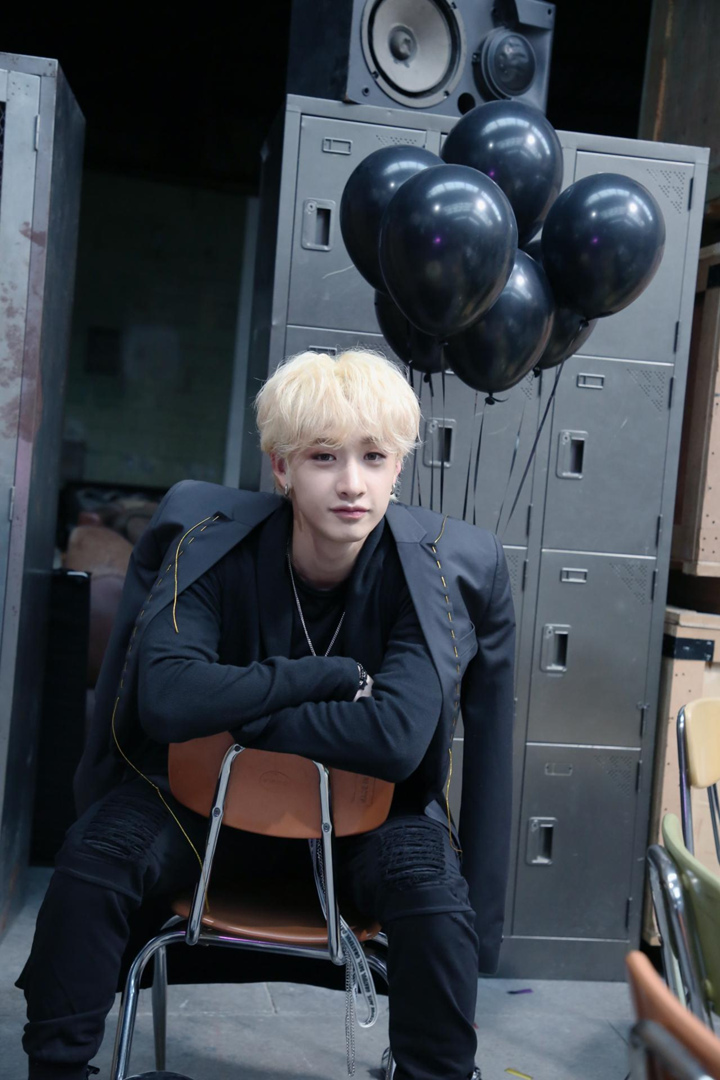
#> input picture bangchan.jpg, 720 x 1080 px
$ python ai2.py
#> lines starting #> are read from the running program, lines starting #| are printed output that depends on the picture; after the words box and inside, x2 and y2 are one past the last pixel; in counts of white or black regions, pixels touching at a corner belong together
import cv2 as cv
import numpy as np
image = cv.imread("bangchan.jpg")
#> image is the input picture: shape (1080, 720, 3); mean B, G, R 74.4, 66.9, 60.8
# cv.imshow("image", image)
blank = np.zeros(image.shape[:2], dtype="uint8")
# cv.imshow("blank", blank)
mask = cv.circle(blank, (image.shape[1]//2, image.shape[0]//2), 100, 255, -1)
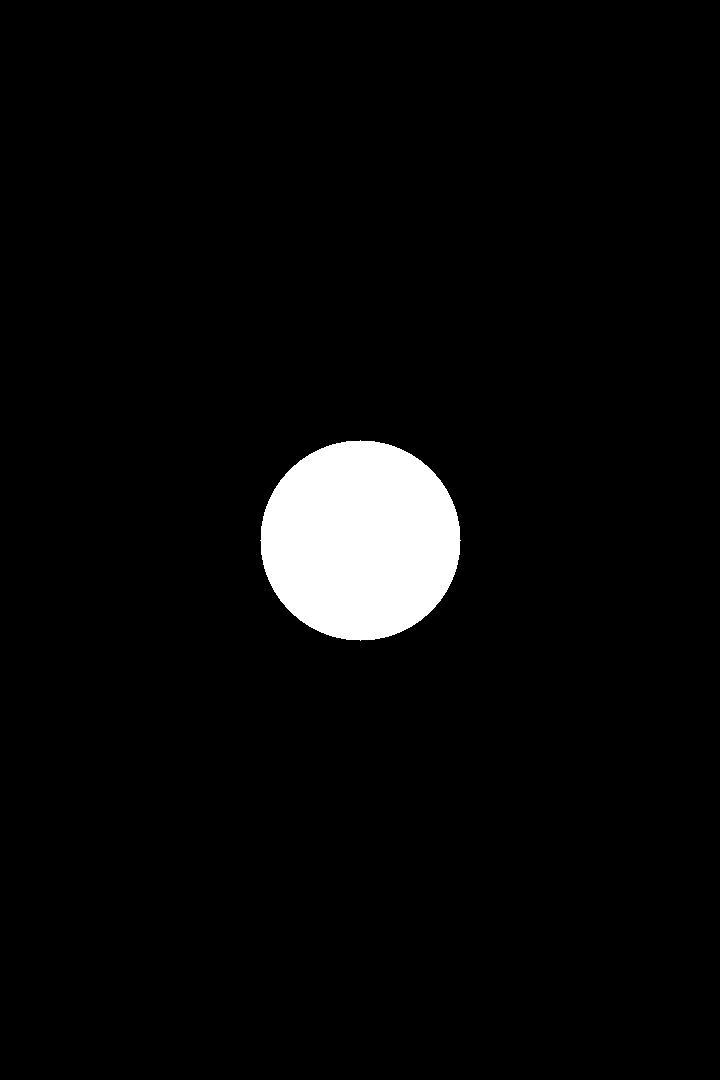
#> blank: shape (1080, 720); 4% white; 1 white region, box (x1, y1, x2, y2) and area: (260, 440, 461, 641) 31417
# cv.imshow("circle", mask)
# mask = cv.rectangle(blank,(image.shape[1]//2, image.shape[0]//2),(image.shape[1]//2 +100, image.shape[0]//2 +100), 255, -1)
circle = cv.circle(blank.copy(), (image.shape[1]//2, image.shape[0]//2), 100, 255, -1)
rect = cv.rectangle(blank.copy(), (30,30),(370,370), 255, -1)
# masked1 = cv.bitwise_and(circle, rect )
masked = cv.bitwise_and(image, image, mask=mask)
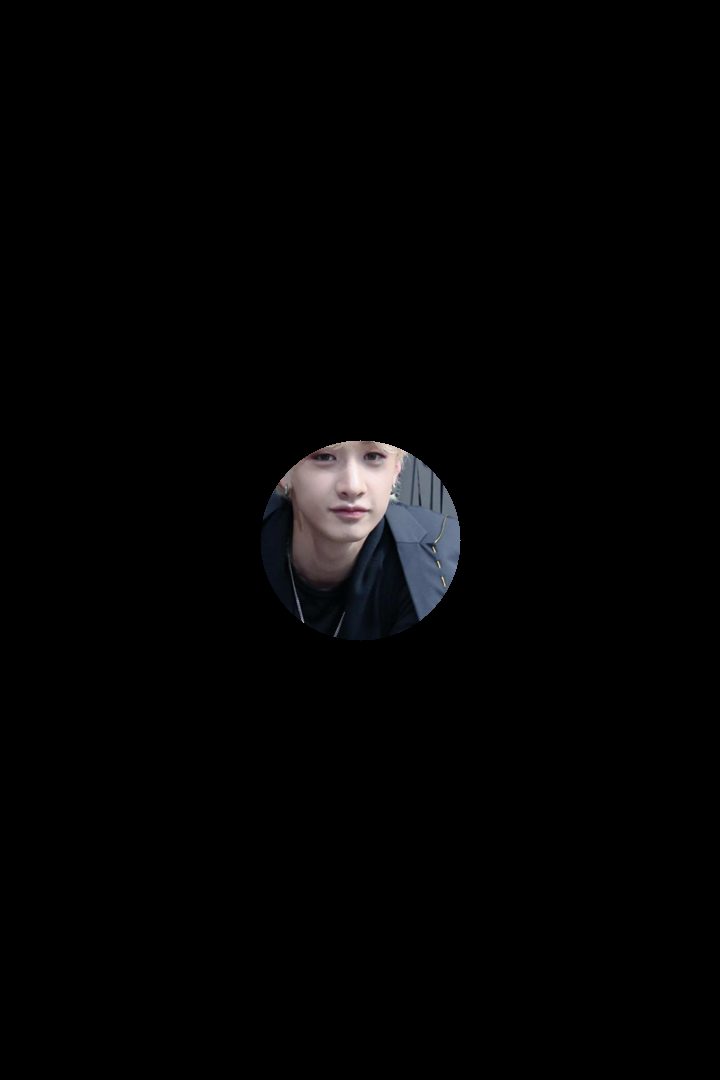
#> masked: shape (1080, 720, 3); mean B, G, R 3.5, 3.3, 3.4
cv.imshow("masked", masked)


cv.waitKey(0)

$ run again, with yeoo.jpg copied over bangchan.jpg
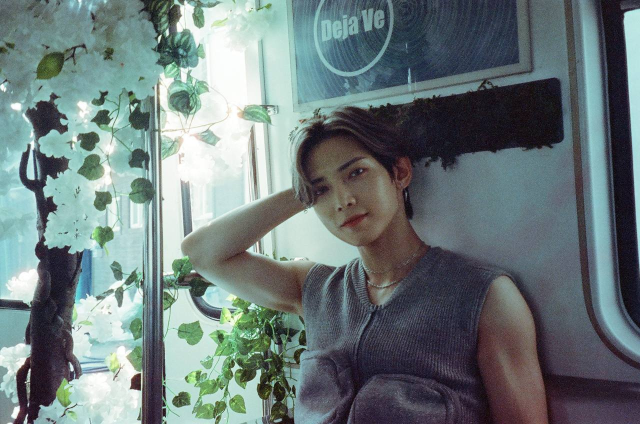
#> input picture yeoo.jpg, 1280 x 848 px (shown at 1/2 size)
#> image is the input picture: shape (848, 1280, 3); mean B, G, R 123.1, 122.5, 108.8
#> `mask = cv.circle(blank, (image.shape[1]//2, image.shape[0]//2), 100, 2..`:
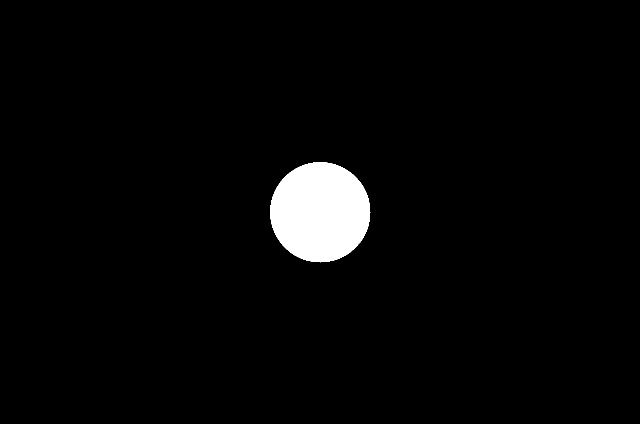
#> blank: shape (848, 1280) (shown at 1/2 size); 2.9% white; 1 white region, box (x1, y1, x2, y2) and area: (540, 324, 741, 525) 31417
#> `masked = cv.bitwise_and(image, image, mask=mask)`:
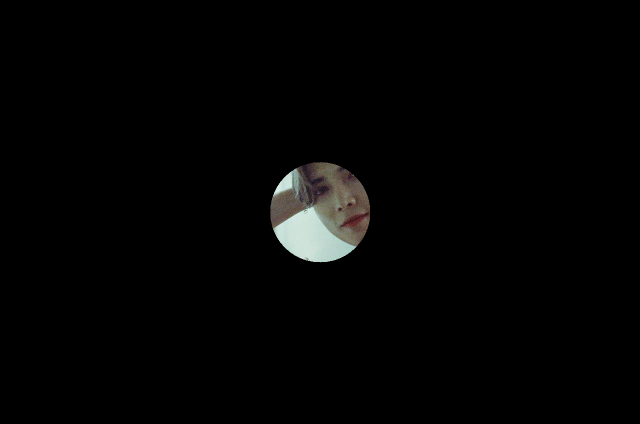
#> masked: shape (848, 1280, 3) (shown at 1/2 size); mean B, G, R 3.6, 3.9, 3.8
